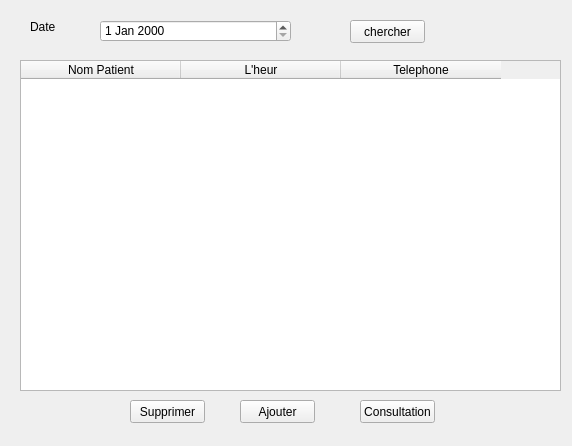
<?xml version="1.0" encoding="UTF-8"?>
<ui version="4.0">
 <class>MainWindow</class>
 <widget class="QMainWindow" name="MainWindow">
  <property name="geometry">
   <rect>
    <x>0</x>
    <y>0</y>
    <width>572</width>
    <height>446</height>
   </rect>
  </property>
  <property name="windowTitle">
   <string>MainWindow</string>
  </property>
  <widget class="QWidget" name="centralwidget">
   <widget class="QTableWidget" name="rdv">
    <property name="geometry">
     <rect>
      <x>20</x>
      <y>60</y>
      <width>541</width>
      <height>331</height>
     </rect>
    </property>
    <attribute name="horizontalHeaderDefaultSectionSize">
     <number>160</number>
    </attribute>
    <column>
     <property name="text">
      <string>Nom Patient</string>
     </property>
    </column>
    <column>
     <property name="text">
      <string>L'heur</string>
     </property>
    </column>
    <column>
     <property name="text">
      <string>Telephone</string>
     </property>
    </column>
   </widget>
   <widget class="QLabel" name="label">
    <property name="geometry">
     <rect>
      <x>30</x>
      <y>20</y>
      <width>47</width>
      <height>13</height>
     </rect>
    </property>
    <property name="text">
     <string>Date</string>
    </property>
   </widget>
   <widget class="QDateEdit" name="date">
    <property name="geometry">
     <rect>
      <x>100</x>
      <y>20</y>
      <width>191</width>
      <height>22</height>
     </rect>
    </property>
   </widget>
   <widget class="QPushButton" name="supprimer">
    <property name="geometry">
     <rect>
      <x>130</x>
      <y>400</y>
      <width>75</width>
      <height>23</height>
     </rect>
    </property>
    <property name="text">
     <string>Supprimer</string>
    </property>
   </widget>
   <widget class="QPushButton" name="ajouter">
    <property name="geometry">
     <rect>
      <x>240</x>
      <y>400</y>
      <width>75</width>
      <height>23</height>
     </rect>
    </property>
    <property name="text">
     <string>Ajouter</string>
    </property>
   </widget>
   <widget class="QPushButton" name="consultation">
    <property name="geometry">
     <rect>
      <x>360</x>
      <y>400</y>
      <width>75</width>
      <height>23</height>
     </rect>
    </property>
    <property name="text">
     <string>Consultation</string>
    </property>
   </widget>
   <widget class="QPushButton" name="chercher">
    <property name="geometry">
     <rect>
      <x>350</x>
      <y>20</y>
      <width>75</width>
      <height>23</height>
     </rect>
    </property>
    <property name="text">
     <string>chercher</string>
    </property>
   </widget>
  </widget>
 </widget>
 <resources/>
 <connections/>
</ui>
